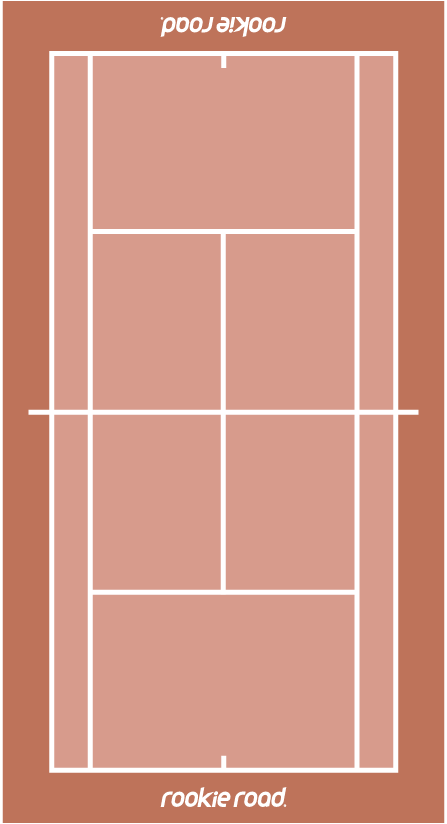
#> input picture course_image/course.PNG, 447 x 824 px
$ python demo_live_draw.py
#> lines starting #> are read from the running program, lines starting #| are printed output that depends on the picture
import tkinter as tk
import random


import matplotlib.pyplot as plt
# import numpy as np
from matplotlib.patches import Circle
import matplotlib.cbook as cbook
import os
import numpy as np


# [8 lines of commented-out code are left out]

path = os.path.abspath( "course_image/course.PNG")

image_file = cbook.get_sample_data(path)
img = plt.imread(image_file)
#> img is the input picture: shape (824, 447, 4) float32; mean R, G, B, A 0.829, 0.596, 0.53, 1

# Make some example data
x = np.random.rand(5)*img.shape[1]
#> x = [245.3, 319.7, 269.4, 243.6, 189.4]
y = np.random.rand(5)*img.shape[0]
#> y = [532.2, 360.6, 734.8, 794.1, 316]

# Create a figure. Equal aspect so circles look circular
fig,ax = plt.subplots(1)
ax.set_aspect('equal')

# Show the image
ax.imshow(img)

# Now, loop through coord arrays, and create a circle at each x,y pair
for xx,yy in zip(x,y):
    circ = Circle((xx,yy),50)
    ax.add_patch(circ)

# Show the image
plt.show()
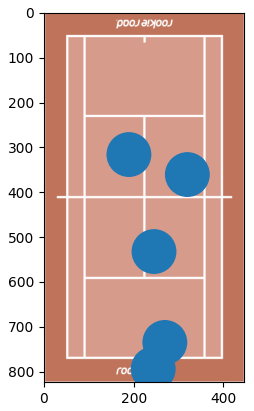
#> figure drawn by matplotlib, 1 panel
